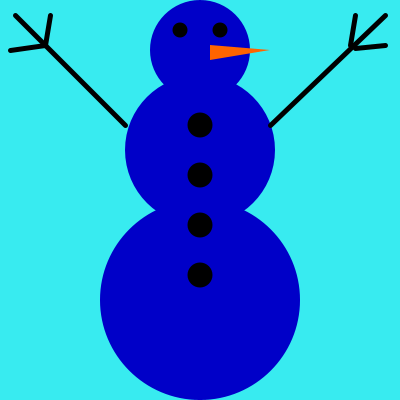
Frame 1 (no input)
Frame 60 (the mouse pressed at the canvas centre just before this capture): identical to frame 1, image omitted
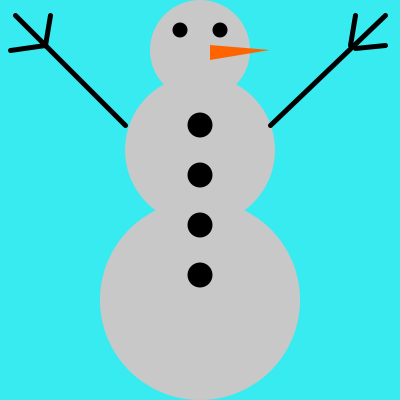
Frame 120 (the mouse held since frame 60 and released just before this capture)

The Processing sketch that drew these frames (run headless with seeded random() and noise(); from frame 60 on, the mouse is pressed at the canvas centre):

// Processing sketch: processing_99184
// ── processing_99184.pde

void setup()  
{
  size(400, 400);
}

void draw()
{
  background(56, 235, 240); 
  noStroke();
  fill(mouseX, mouseY, 200);
  ellipse(200, 300, 200, 200);
  ellipse(200, 150, 150, 150);
  ellipse(200, 50, 100, 100);
  fill(0, 0, 0);
  ellipse(200, 125, 25, 25);
  ellipse(200, 175, 25, 25);
  ellipse(200, 225, 25, 25);
  ellipse(200, 275, 25, 25);
  ellipse(180, 30, 15, 15);
  ellipse(220, 30, 15, 15);
  fill(255, 100, 0);
  triangle(210, 60, 210, 45, 270, 50);
  stroke(0, 0, 0);
  strokeWeight(5);
  line(15, 15, 125, 125);
  line(385, 15, 270, 125);
  line(45, 45, 50, 15);
  line(45, 45, 10, 50);
  line(350, 45, 355, 15);
  line(385, 45, 355, 48);
}
